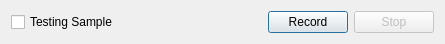
<?xml version="1.0" encoding="UTF-8"?>
<ui version="4.0">
 <class>SPIDRecordWindow</class>
 <widget class="QDialog" name="SPIDRecordWindow">
  <property name="windowModality">
   <enum>Qt::WindowModal</enum>
  </property>
  <property name="geometry">
   <rect>
    <x>0</x>
    <y>0</y>
    <width>445</width>
    <height>35</height>
   </rect>
  </property>
  <property name="windowTitle">
   <string>Record A Sample</string>
  </property>
  <property name="windowIcon">
   <iconset resource="../data/icons.qrc">
    <normaloff>:/media-record.png</normaloff>:/media-record.png</iconset>
  </property>
  <layout class="QGridLayout" name="gridLayout">
   <item row="0" column="0">
    <layout class="QHBoxLayout" name="horizontalLayout_2">
     <item>
      <widget class="QCheckBox" name="checkBoxTestingSample">
       <property name="text">
        <string>Testing Sample</string>
       </property>
      </widget>
     </item>
     <item>
      <spacer name="horizontalSpacer">
       <property name="orientation">
        <enum>Qt::Horizontal</enum>
       </property>
       <property name="sizeHint" stdset="0">
        <size>
         <width>40</width>
         <height>20</height>
        </size>
       </property>
      </spacer>
     </item>
     <item>
      <widget class="QPushButton" name="pushButtonStartRecording">
       <property name="text">
        <string>Record</string>
       </property>
       <property name="icon">
        <iconset resource="../data/icons.qrc">
         <normaloff>:/media-record.png</normaloff>:/media-record.png</iconset>
       </property>
      </widget>
     </item>
     <item>
      <widget class="QPushButton" name="pushButtonStopRecording">
       <property name="enabled">
        <bool>false</bool>
       </property>
       <property name="text">
        <string>Stop</string>
       </property>
       <property name="icon">
        <iconset resource="../data/icons.qrc">
         <normaloff>:/media-playback-stop.png</normaloff>:/media-playback-stop.png</iconset>
       </property>
      </widget>
     </item>
    </layout>
   </item>
  </layout>
 </widget>
 <resources>
  <include location="../data/icons.qrc"/>
 </resources>
 <connections/>
</ui>
